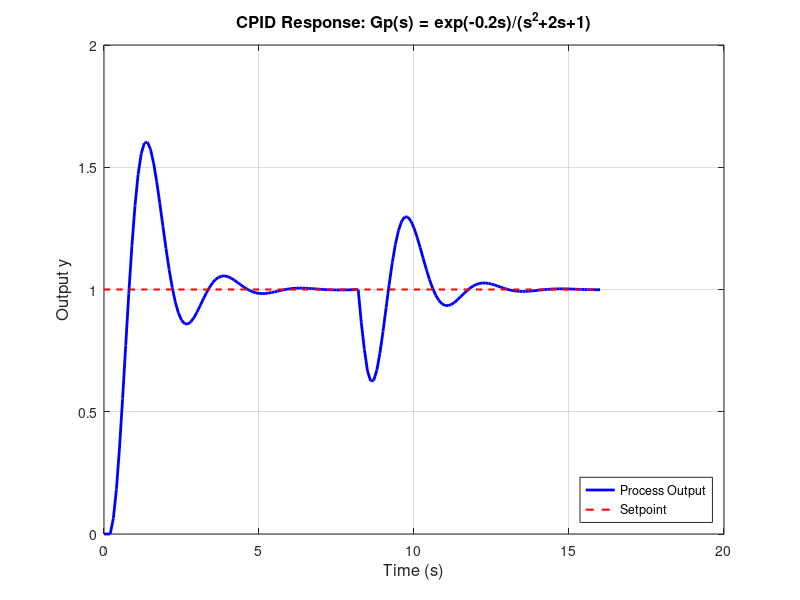

MATLAB code for this plot:
%%%% Conventional PID Controller
%%%% Process: Gp(s) = exp(-0.2s)/(s^2+2s+1)

clc; clear all;

% Simulation parameters
h = 0.1;                        % Step size
t = 0:h:16;                     % Time vector (0 to 16 sec)
tf = length(t);                 % Number of time steps

% Initialize arrays
y = zeros(1, length(t));        % Process output
u = zeros(1, length(t));        % Controller output
e = zeros(1, length(t));        % Error
x = zeros(1, length(t));        % State variable

% Initial conditions
r = 1;                          % Setpoint
y(1) = 0;
x(1) = 0;
e(1) = r - y(1);

% Ziegler-Nichols tuning parameters
ku = 10.5;                      % Ultimate gain
tu = 2.033;                      % Ultimate period

% Calculate PID parameters
kc = 0.6 * ku;                   % Proportional gain
ti = tu / 2;                     % Integral time
td = tu / 8;                      % Derivative time

% Display tuning parameters
fprintf('Ziegler-Nichols PID Parameters:\n');
fprintf('Kc = %.4f\n', kc);
fprintf('Ti = %.4f\n', ti);
fprintf('Td = %.4f\n', td);

% Initial control action
u(1) = kc * (e(1) + (h/ti) * sum(e));

% System dynamics for first 2 steps (first-order part)
F_xy = @(x) -2*x;

for i = 1:2
    % RK4 method
    k_1 = F_xy(x(i));
    k_2 = F_xy(x(i) + 0.5*h*k_1);
    k_3 = F_xy(x(i) + 0.5*h*k_2);
    k_4 = F_xy(x(i) + k_3*h);
    
    x(i+1) = x(i) + (1/6)*(k_1 + 2*k_2 + 2*k_3 + k_4)*h;
    y(i+1) = y(i) + h*x(i+1);
    e(i+1) = r - y(i+1);
    
    % PID control
    ed = e(i+1) - e(i);
    u(i+1) = kc * (e(i+1) + (h/ti)*sum(e) + (td/h)*ed);
end

% Main simulation loop (second-order part)
F_xy = @(u, y, x) u - y - 2*x;

% Calculate midpoint index (for load disturbance)
mid_point = floor(tf/2);        % Use floor to ensure integer

% First half: Setpoint tracking
for i = 3:mid_point
    % RK4
    k_1 = F_xy(u(i-2), y(i), x(i));
    k_2 = F_xy(u(i-2) + 0.5*h, y(i) + 0.5*h, x(i) + 0.5*h*k_1);
    k_3 = F_xy(u(i-2) + 0.5*h, y(i) + 0.5*h, x(i) + 0.5*h*k_2);
    k_4 = F_xy(u(i-2) + h, y(i) + h, x(i) + k_3*h);
    
    x(i+1) = x(i) + (1/6)*(k_1 + 2*k_2 + 2*k_3 + k_4)*h;
    y(i+1) = y(i) + h*x(i+1);
    e(i+1) = r - y(i+1);
    
    % PID control
    ed = e(i+1) - e(i);
    u(i+1) = kc * (e(i+1) + (h/ti)*sum(e) + (td/h)*ed);
end

% Apply load disturbance at t = 8 sec (mid_point + 1)
u(mid_point + 1) = -14;
fprintf('\nLoad disturbance applied at index %d (t = %.1f sec)\n', mid_point + 1, (mid_point)*h);

% Second half: Load disturbance rejection
for i = (mid_point + 1):(length(t)-1)
    % RK4
    k_1 = F_xy(u(i-2), y(i), x(i));
    k_2 = F_xy(u(i-2) + 0.5*h, y(i) + 0.5*h, x(i) + 0.5*h*k_1);
    k_3 = F_xy(u(i-2) + 0.5*h, y(i) + 0.5*h, x(i) + 0.5*h*k_2);
    k_4 = F_xy(u(i-2) + h, y(i) + h, x(i) + k_3*h);
    
    x(i+1) = x(i) + (1/6)*(k_1 + 2*k_2 + 2*k_3 + k_4)*h;
    y(i+1) = y(i) + h*x(i+1);
    e(i+1) = r - y(i+1);
    
    % PID control
    ed = e(i+1) - e(i);
    u(i+1) = kc * (e(i+1) + (h/ti)*sum(e) + (td/h)*ed);
end

% Plot results
figure(1);
plot(t, y, 'b-', 'LineWidth', 2);
hold on;
plot(t, r*ones(size(t)), 'r--', 'LineWidth', 1.5);
xlabel('Time (s)', 'FontSize', 12);
ylabel('Output y', 'FontSize', 12);
title('CPID Response: Gp(s) = exp(-0.2s)/(s^2+2s+1)', 'FontSize', 12);
legend('Process Output', 'Setpoint', 'Location', 'southeast');
grid on;

% Calculate performance metrics
y_max = max(y(1:mid_point));
overshoot = (y_max - r) * 100;

% Rise time (0 to 100%)
tr_idx = find(y >= 0.99*r, 1);
if ~isempty(tr_idx)
    rise_time = (tr_idx - 1) * h;
else
    rise_time = NaN;
end

% Settling time (within ±2%)
settling_idx = mid_point;
for i = mid_point:-1:1
    if abs(y(i) - r) > 0.02*r
        settling_idx = i;
        break;
    end
end
settling_time = (settling_idx - 1) * h;

% IAE and ITAE
IAE = h * sum(abs(e));
ITAE = h * sum(t .* abs(e));

% Display results
fprintf('\n--- Performance Metrics ---\n');
fprintf('Overshoot: %.2f%%\n', overshoot);
fprintf('Rise Time: %.2f s\n', rise_time);
fprintf('Settling Time: %.2f s\n', settling_time);
fprintf('IAE: %.4f\n', IAE);
fprintf('ITAE: %.4f\n', ITAE);
